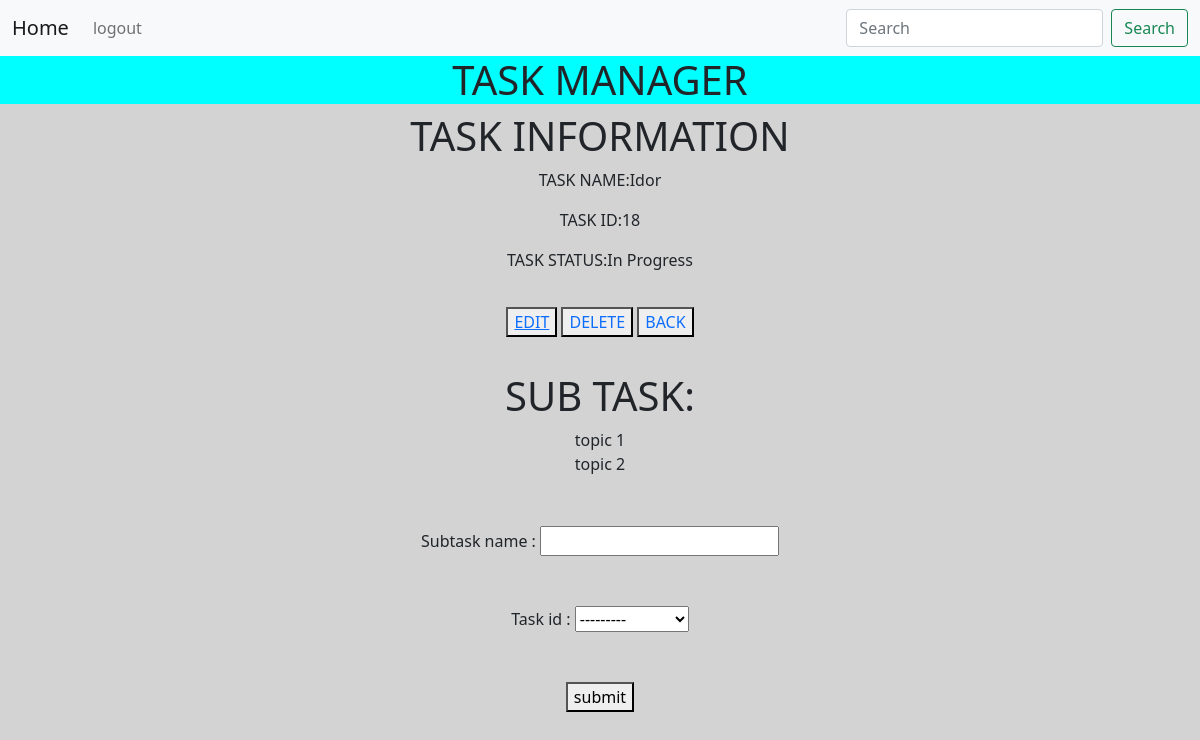
Page /task_detail/18 (signed in) on the committed database.
### task/models.py (models this page shows)
class Task(models.Model):
    task_name = models.CharField(max_length=100)
    STATUS_CHOICES = (
        (1, 'Not Started'),
        (2, 'In Progress'),
        (3, 'Completed'),
    )
    Status = models.IntegerField(choices=STATUS_CHOICES)
    owner = models.ForeignKey(User, on_delete=models.CASCADE)
    created_at = models.DateTimeField(auto_now_add=True, blank=True)
    updated_at = models.DateTimeField(auto_now=True, blank=True)
    def __str__(self):
        return self.task_name

class SubtaskModel(models.Model):
    subtask_name = models.CharField(max_length=100)
    task_id = models.ForeignKey(Task, on_delete=models.CASCADE)
    created_at = models.DateTimeField(auto_now_add=True, blank=True)
    def __str__(self):
        return self.subtask_name

### task/views.py (the view)
# urls.py: path("task_detail/<int:pk>", views.task_detail, name='task_detail'),
@login_required
def task_detail(request, pk):
    if request.method == 'GET':
        task_data = Task.objects.get(id=pk)
        print(task_data)
        sub_task_data = SubtaskModel.objects.filter(task_id=pk)
        sub_task_form = SubTaskForm()
        return render(request, 'task_detail.html', {'data': sub_task_form, 'sub_task_data': sub_task_data, 'task_data': task_data})

### task/forms.py
class SubTaskForm(forms.ModelForm):
    class Meta:
        model = SubtaskModel
        fields = ['subtask_name', 'task_id']

### task/templates/task_detail.html (shortened to what this page needs)
{% extends 'base_index.html' %}
{% block body %}
<body style="background-color: lightgrey;text-align: center;">
    <h1 style="background-color: aqua;">TASK MANAGER</h1>
    <div>
        <h1>TASK INFORMATION</h1>
        <div>
            <p>TASK NAME:{{task_data.task_name}}</p>
            <p> TASK ID:{{task_data.id}}</p>
            <p> TASK STATUS:{{task_data.get_Status_display}}</p>
            <div style="margin: 35px;">
                <button><a href="{% url 'edit_task' task_data.id %}">EDIT</a></button>
                <button><a style="text-decoration: none;"
                        href="{% url 'delete_task' task_data.id %}">DELETE</a></button>
                <button><a style="text-decoration: none;" href="{% url 'task_list' %}">BACK</a></button>
            </div>
        </div>
    </div>
    <div>
        <h1>SUB TASK:</h1>
        <div>
            {% for k in sub_task_data %}
            <div>
                {{k}}
            </div>
            {% endfor %}
        </div>
    </div>
    <div style="margin: 50px;">
        <form action="{% url 'add_sub_task' %}" method="post">
            {% for i in data %}
            <div style="margin-bottom: 50px;">
                {{i.label}} : {{i}}
            </div>
            {% endfor %}
            <button type="submit">submit</button>
        </form>
    </div>
</body>
{% endblock %}

### rows in the picture
Task: task_name "Idor", id "18", Status "In Progress"
SubtaskModel: subtask_name "topic 1"
SubtaskModel: subtask_name "topic 2"

### other values in the picture
{{ i.label }} "Subtask name" "Task id"
